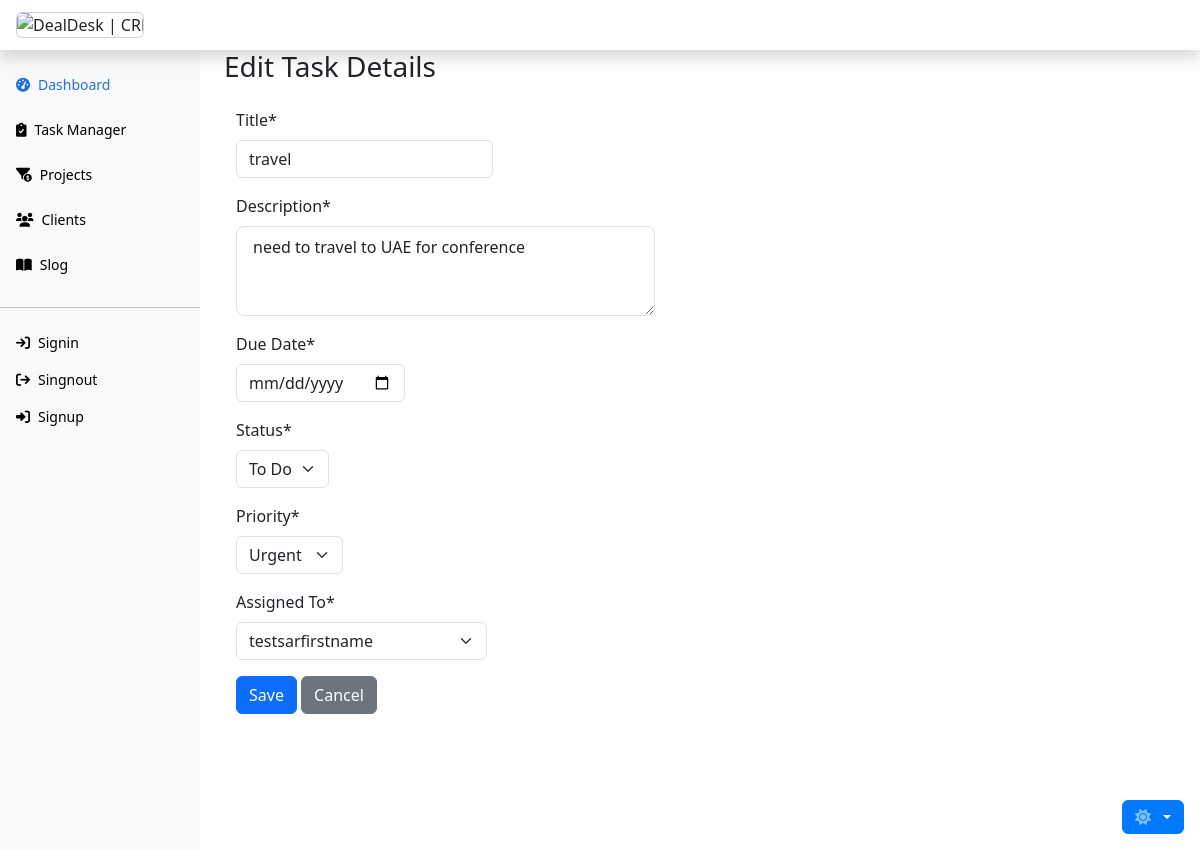
Page /task_manager/edit/1/ on the earlier database version.
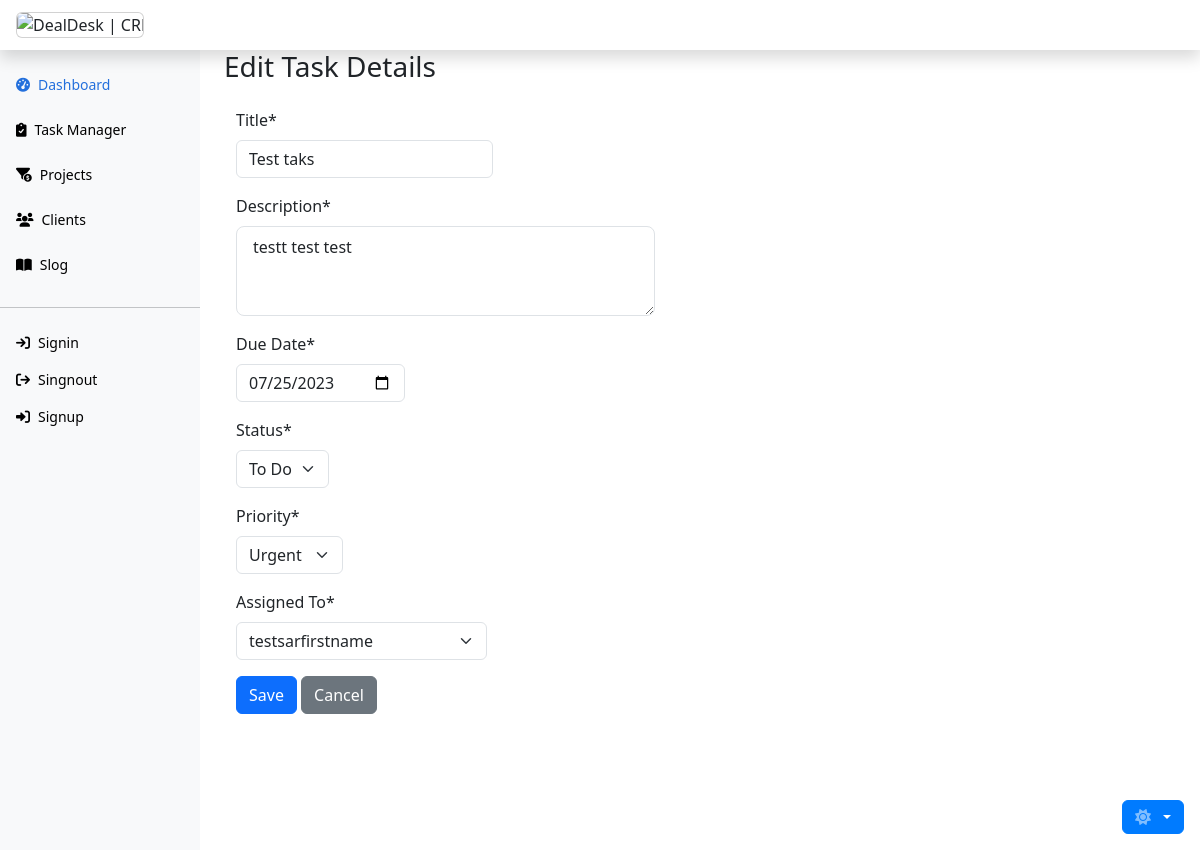
Same page on the later database version.
### task_manager/models.py (models this page shows, shortened)
class TaskManager(models.Model):
    title = models.CharField(max_length=55, null=False)
    description = models.CharField(max_length=255)
    due_date = models.DateField(null=False)
    status = models.CharField(
        max_length=50,
        choices=STATUS_CHOICES,
        default="To Do",
        null=False
    )
    priority = models.CharField(
        max_length=50,
        choices=PRIORITY_CHOICES,
        default="Normal",
        null=False
    )
    assigned_to = models.ForeignKey(
        'team.Sar',
        on_delete=models.SET(get_salesman),
        related_name='tasks'
    )
    class Meta:
        ordering = ['due_date']

### task_manager/views.py (the view, shortened to what this page needs)
# urls.py: path('edit/<int:pk>/', TaskUpdateView.as_view(), name='task_edit'),
class TaskUpdateView(UpdateView):
    model = TaskManager
    form_class = TaskManagerForm
    template_name = 'task_manager/task_edit.html'
    success_url = reverse_lazy('task_manager:task_list')

### task_manager/forms.py
class TaskManagerForm(forms.ModelForm):
    class Meta:
        model = TaskManager
        fields = '__all__'
        labels = {
            'title': 'Title',
            'description': 'Description',
            'due_date': 'Due Date',
            'status': 'Status',
            'priority': 'Priority',
            'assigned_to': 'Assigned To',
        }
        widgets = {
            'title': forms.TextInput(attrs={'class': 'form-control', 'placeholder': 'Title', 'tabindex': '1'}),
            'description': forms.Textarea(attrs={'class': 'form-control form-control-lg', 'rows': '3', 'style': 'font-size: 16px', 'placeholder': 'Description', 'tabindex': '2'}),
            'due_date': forms.DateInput(attrs={'class': 'form-control', 'type': 'date', 'tabindex': '3'}),
            'status': forms.Select(attrs={'class': 'form-control', 'tabindex': '4'}),
            'priority': forms.Select(attrs={'class': 'form-control', 'tabindex': '5'}),
            'assigned_to': forms.Select(attrs={'class': 'form-control', 'tabindex': '6'}),
        }
    def __init__(self, *args, **kwargs):
        super().__init__(*args, **kwargs)
        self.fields['assigned_to'].queryset = Sar.objects.all()

### task_manager/templates/task_manager/task_edit.html (shortened to what this page needs)
{% extends 'base.html' %}
{% load crispy_forms_tags %}
{% block content %}
<div class="col-lg-12">
  <div class="row">
    <div class="col-12">
      <h3 class="bg-body">Edit {{ task.title }} Task Details</h3>
      <div class="container mt-4">
        <form method="post">
          <div class="row">
            {% for field in form %}
            <div class="col-12">
              <div class="form-group">
                <div class="input-group">
                  {{ field|as_crispy_field }}
                </div>
              </div>
            </div>
            {% endfor %}
          </div>
          <div class="form-group">
            <button type="submit" class="btn btn-primary">Save</button>
            <a href="{% url 'task_manager:task_list' %}" class="btn btn-secondary">Cancel</a>
          </div>
        </form>
      </div>
    </div>
  </div>
</div>
{% endblock %}

Differences in the rows shown:
changed TaskManager "To Do": title "travel" → "Test taks"; description "need to travel to UAE for conference" → "testt test test"; due_date (not shown) → "07/25/2023"
